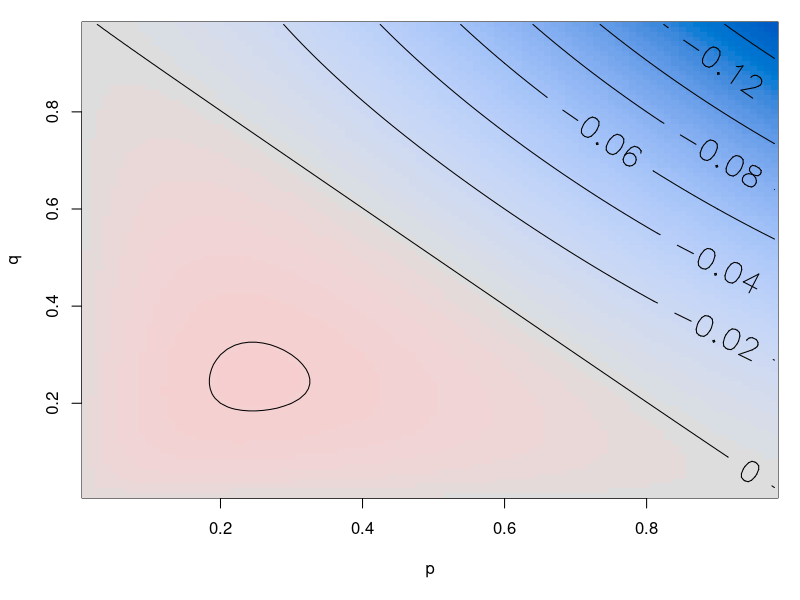
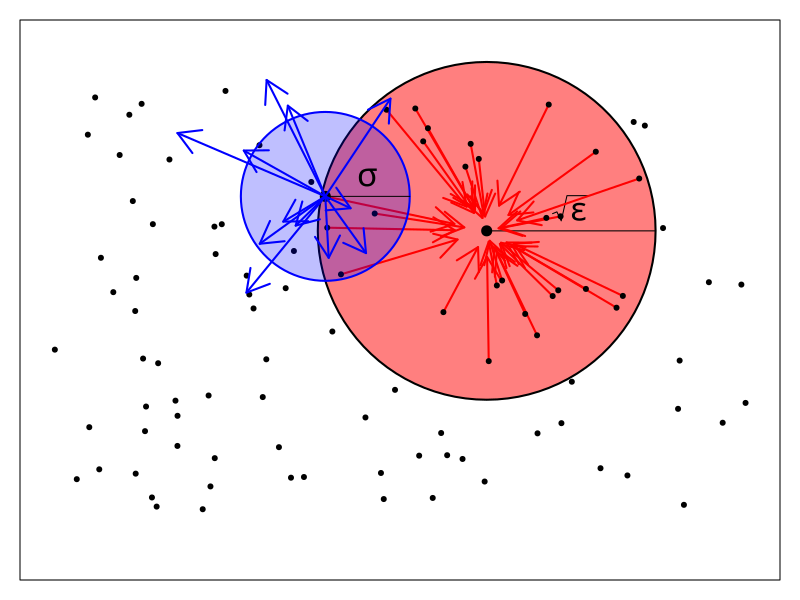
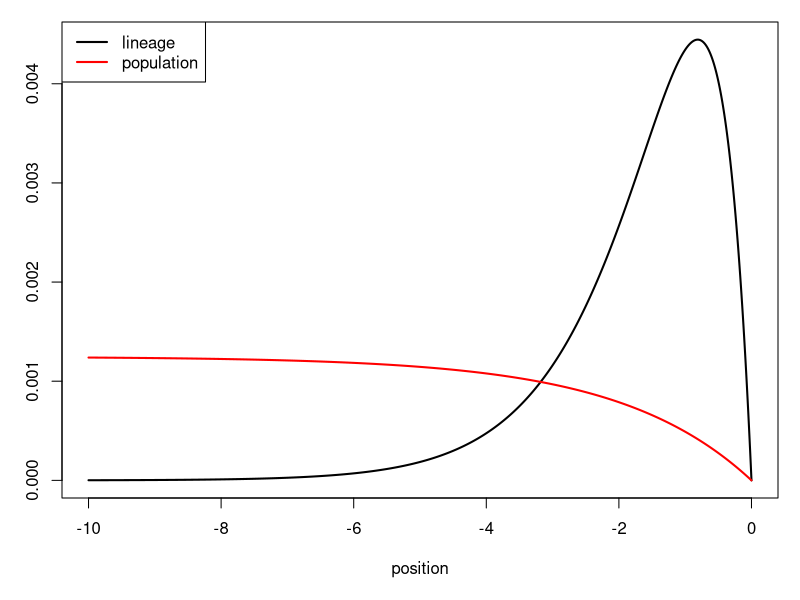

Recreate these plots in R, in order.
##########
# sigma effective for big/small

d_varL <- function (p, q) {
    return(p * q * (1 - (p + q)) / (3 * (p + q)))
}

pqvals <- seq(0, 1, length.out=101)[2:99]
pq <- expand.grid(p=pqvals,
                  q=pqvals)
pq$dv <- d_varL(pq$p, pq$q)


png(file="bigsmall_dvar.png", width=64*7, height=64*7, res=64)
par(mar=c(5,4,1,1)+.1)
    cols <- colorspace::diverging_hcl(101,
      h = c(250, 10), c = 100, l = c(37, 88), power = c(0.7, 1.7))
    image(pqvals, pqvals, matrix(pq$dv, nrow=length(pqvals)),
          zlim=c(-1, 1) * max(abs(pq$dv)),
          col=cols, xlab='p', ylab='q')
    contour(pqvals, pqvals, matrix(pq$dv, nrow=length(pqvals)), add=TRUE,
            labcex=2)
dev.off()



##########
# diagram of continuous-space model

draw_circle <- function (xy, r, radius_label, ...) {
    xy <- unlist(xy)
    theta <- seq(0, 2*pi, length.out=101)
    polygon(xy[1] + r * cos(theta),
            xy[2] + r * sin(theta), ...)
    if (!missing(radius_label)) {
        segments(x0=xy[1], y0=xy[2], x1=xy[1] + r)
        text(xy[1] + r/2, xy[2], labels=radius_label, pos=3, cex=2)
    }
}

N <- 100
epsilon <- 0.4
sigma <- 0.2
H <- 1
W <- 5/3

set.seed(25)
xy <- data.frame(
            x=W * (runif(N) - 0.5),
            y=H * (runif(N) - 0.5)
        )

xy <- xy[order(xy$x^2 + xy$y^2),]

png(file="scales_diagram.png", width=144*5, height=144*3, res=144)
par(mar=c(1,1,1,1))
k <- 10
    plot(xy$x, xy$y, type='n',
         xlim=c(-1, 1) * W/2, ylim=c(-1, 1) * H/2,
         asp=1, xaxt='n', xlab='', yaxt='n', ylab='')
    draw_circle(xy[k,], epsilon, col=adjustcolor("red", 0.5), lwd=2, radius_label=expression(sqrt(epsilon)))
    points(xy[k,1], xy[k,2], cex=2, pch=20)
    in_circle <- setdiff(which((xy$x - xy[k,1])^2 + (xy$y - xy[k,2])^2 < epsilon^2), k)
    arrows(x0=xy$x[in_circle], y0=xy$y[in_circle],
           x1=0.8 * xy[k,1] + 0.2 * xy$x[in_circle],
           y1=0.8 * xy[k,2] + 0.2 * xy$y[in_circle],
           col='red', lwd=2)
    points(xy$x, xy$y, pch=20)
k <- 15
    n <- 12
    draw_circle(xy[k,], sigma, border="blue", col=adjustcolor("blue", 0.25), lwd=2, radius_label=expression(sigma))
    points(xy[k,1], xy[k,2], cex=2, pch=20)
    arrows(
        x0=xy[k,1], y0=xy[k,2],
        x1=xy[k,1] + rnorm(12, sd=sigma),
        y1=xy[k,2] + rnorm(12, sd=sigma),
        col='blue', lwd=2
    )
dev.off()


##########
# stationary distribution for lineages in the PME

xvals <- seq(-10, 0, length.out=1001)

# wavefront
w <- function (x) {
    y <- pmax(0, 1 - exp(x / 2))
    return(y / sum(y))
}

# stationary distribution for lineages
f <- function (x) {
    y <- exp(x) * (1 - exp(x/2))
    return(y / sum(y))
}

png(file='pme_dists.png', width=64*5, height=64*7, res=64)
par(mar=c(5,3,1,1)+.1)
    plot(xvals, f(xvals), type='l',
         ylab='', xlab='position', lwd=2)
    lines(xvals, w(xvals), col='red', lwd=2)
    legend("topleft", lty=1, lwd=2, col=c("black", "red"),
           legend=c("lineage", "population"))
dev.off()
